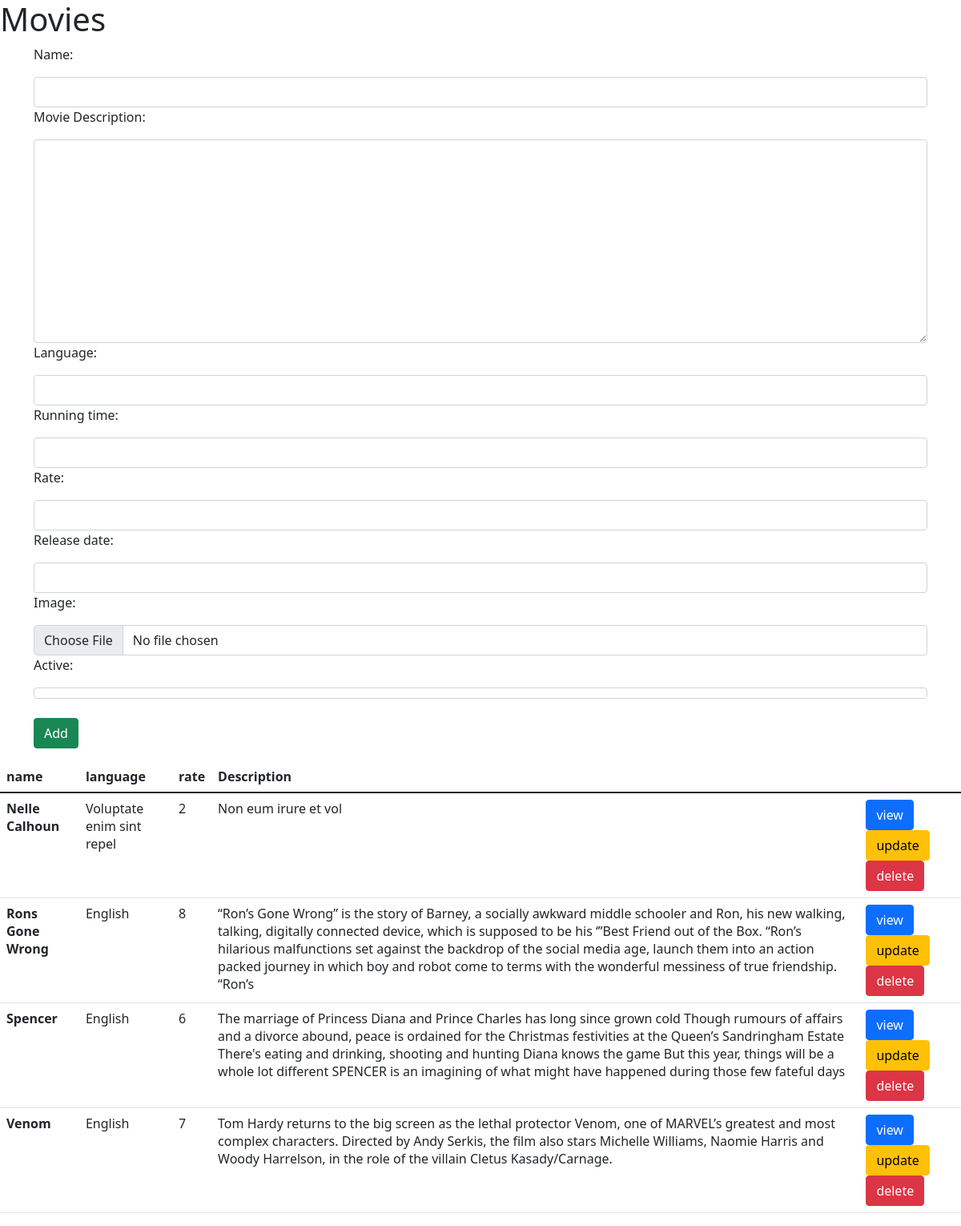
The app's page /movie/movies/ with its own data.
### Movie/models.py (models this page shows, shortened)
class Movie(models.Model):
    name = models.CharField(max_length=255)
    description = models.TextField(verbose_name='Movie Description')
    language = models.CharField(max_length=25)
    running_time = models.IntegerField()
    rate = models.PositiveBigIntegerField()
    release_date = models.DateTimeField()
    image=models.ImageField(upload_to='photos%y%m%d')
    active=models.BooleanField(default=True)
    creation_date = models.DateTimeField(auto_now_add=True) # awl mara n3ml add bas
    modification = models.DateTimeField(auto_now=True) # kol mara by7sal edit
    class Meta:
        verbose_name='Movie' #the name that appear in UI and incremented by s automatically
        ordering=['name']

### Movie/views.py (the view, shortened to what this page needs)
# urls.py: path('movies/', movies , name='movies-data'),
def movies(request):
    data=request.POST
    media=request.FILES
    form = MovieForm(data,files=media)
    return render(request,'movie/movies.html',{'mov':Movie.objects.all(),'form':form})

### Movie/forms.py
class MovieForm(ModelForm):
    class Meta:
        model=Movie
        fields='__all__'

### Movie/templates/movie/movies.html (shortened to what this page needs)
{% extends 'base.html' %}
{% load widget_tweaks %}
{% block body %}
<h1> Movies</h1>
<form method="post" novalidate enctype="multipart/form-data">
{% for field in form %}
<div class="container">
    {{field.label_tag}}
    {% if field.label_tag == "Active:" %}
        {% render_field field class='form-check-input' %}
    {% else %}
        {% render_field field class='form-control mt-3' %}
    {% endif %}
</div>
{% endfor %}
    <br/>
    <div class="container">
    <button class="btn btn-success" type="submit">Add</button>
    </div>
</form>
<table class="table">
    <thead>
    <tr>
        <th scope="col">name</th>
        <th scope="col">language</th>
        <th scope="col">rate</th>
        <th scope="col">Description</th>
    </tr>
    </thead>
    <tbody>
    {% for i in mov %}
    <tr>
        <th scope="row">{{i.name}}</th>
        <td>{{i.language}}</td>
        <td>{{i.rate}}</td>
        <td>{{i.description}}</td>
        <td>
            <a  class="btn btn-primary" href="{% url 'movie:view-data' i.id%}">view</a>
            <a  class="btn btn-warning" href="{% url 'movie:update-data' i.id%}">update</a>
            <a  class="btn btn-danger" href="{% url 'movie:delete-data' i.id %}">delete</a>
        </td>
    </tr>
    {% endfor %}
    </tbody>
</table>
{% endblock %}

### Movie/templates/base.html
{% load static %}
{% load widget_tweaks %}
<link href="{% static 'movie/css/bootstrap.min.css' %}" rel="stylesheet"/>
{% block body %}
{% endblock %}

### records on screen
Movie: name "Nelle Calhoun", language "Voluptate enim sint repel", rate "2", description "Non eum irure et vol"
Movie: name "Rons Gone Wrong", language "English", rate "8", description "“Ron’s Gone Wrong” is the story of Barney, a socially awkward middle schooler and Ron, his new walking, talking, digitally connected device, which is supposed to be his ‘”Best Friend out of the Box. “Ron’s hilarious malfunctions set against the backdrop of the social media age, launch them into an action packed journey in which boy and robot come to terms with the wonderful messiness of true friendship. “Ron’s"
Movie: name "Spencer", language "English", rate "6", description "The marriage of Princess Diana and Prince Charles has long since grown cold Though rumours of affairs and a divorce abound, peace is ordained for the Christmas festivities at the Queen’s Sandringham Estate There's eating and drinking, shooting and hunting Diana knows the game But this year, things will be a whole lot different SPENCER is an imagining of what might have happened during those few fateful days"
Movie: name "Venom", language "English", rate "7", description "Tom Hardy returns to the big screen as the lethal protector Venom, one of MARVEL’s greatest and most complex characters. Directed by Andy Serkis, the film also stars Michelle Williams, Naomie Harris and Woody Harrelson, in the role of the villain Cletus Kasady/Carnage."

### other values on screen
{{ field.label_tag }} "Name:" "Movie Description:" "Language:" "Running time:" "Rate:" "Release date:" "Image:" "Active:"
